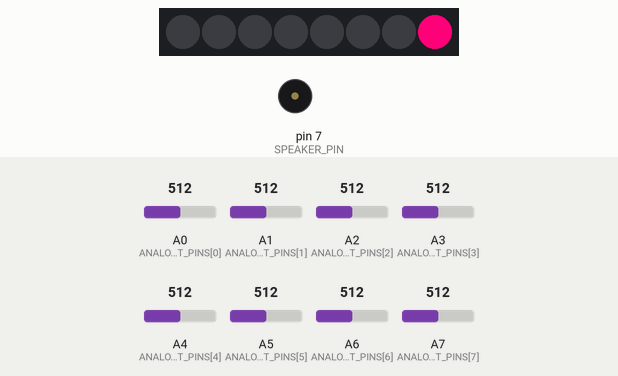
Simulated run of this sketch. Board: Arduino Nano, built with avr-gcc and run on an emulated ATmega328P. Parts: 8 RGB LEDs in strip order, left to right, buzzer (waves = sounding). The test bench sets the inputs (shaded band); at power-on: A0 (ANALOG_INPUT_PINS[0]) = 512, A2 (ANALOG_INPUT_PINS[2]) = 512, A4 (ANALOG_INPUT_PINS[4]) = 512, A1 (ANALOG_INPUT_PINS[1]) = 512, A3 (ANALOG_INPUT_PINS[3]) = 512, A5 (ANALOG_INPUT_PINS[5]) = 512, A6 (ANALOG_INPUT_PINS[6]) = 512, A7 (ANALOG_INPUT_PINS[7]) = 512.

Above: at 1.5 s.
2.9 s: A0 (ANALOG_INPUT_PINS[0]) set to 53
4.4 s: A0 (ANALOG_INPUT_PINS[0]) set to 45
At 5.9 s:
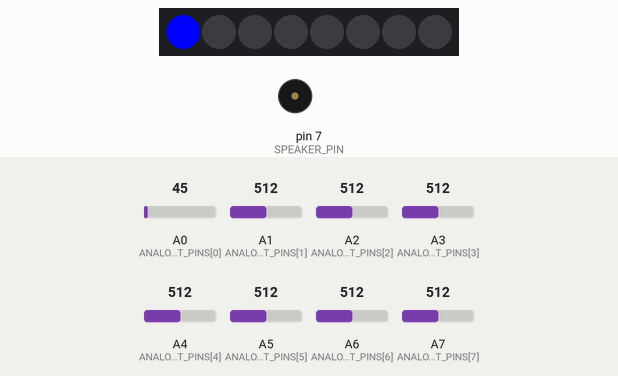
6.0 s: A2 (ANALOG_INPUT_PINS[2]) set to 55
7.5 s: A2 (ANALOG_INPUT_PINS[2]) set to 46
At 9.1 s:
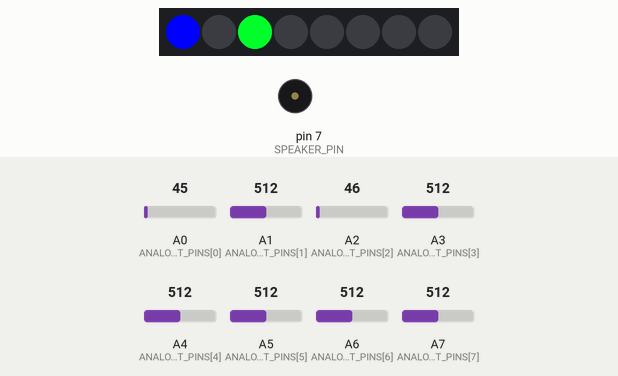
9.2 s: A4 (ANALOG_INPUT_PINS[4]) set to 56
10.7 s: A4 (ANALOG_INPUT_PINS[4]) set to 43
At 12.3 s:
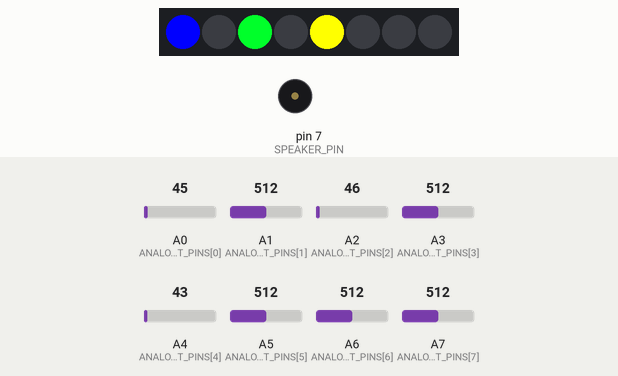
Timing chart, 0 to 13.4 s (numbered marks = the images above; inputs shaded):
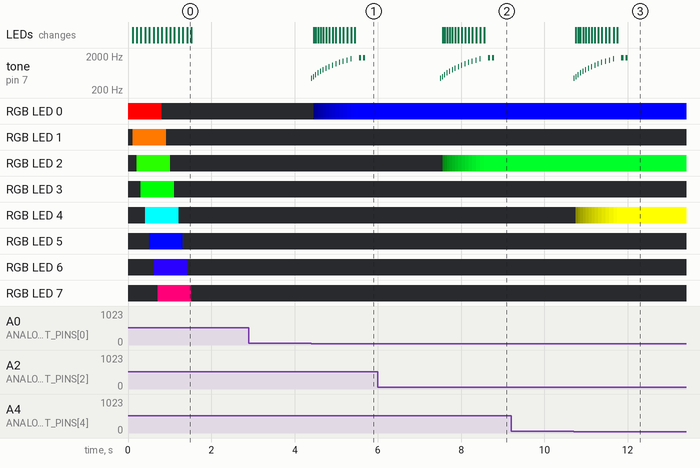

The sketch:

LightupTest.ino
```cpp
#include <Adafruit_NeoPixel.h>
#include "util_utils.h"

#define TURN_ON_OFF_SOUND

#define LED_PIN    6
#define SPEAKER_PIN 7

byte ANALOG_INPUT_PINS[] = {A0, A1, A2, A3, A4, A5, A6, A7 };

#define CANDLE_COUNT 8
#define LEDS_PER_CANDLE 1
#define SENSOR_TURN_ON_THRESHOLD 50
#define SENSOR_TURN_OFF_THRESHOLD 950
#define LIGHTUP_DURATION 1000
#define PUTOUT_DURATION 1000

#define MAX_INTENSITY 255
#define MIN_INTENSITY 0

Adafruit_NeoPixel strip(CANDLE_COUNT * LEDS_PER_CANDLE, LED_PIN, NEO_GRB + NEO_KHZ800);

long lightChangeTimestamp[CANDLE_COUNT] = { -1};
boolean candleIsLit[CANDLE_COUNT] = {false};
long ledColors[CANDLE_COUNT * LEDS_PER_CANDLE];
int candleStrength[CANDLE_COUNT] = {0};

void setup() {
  Serial.begin(115200);

  pinMode(SPEAKER_PIN, OUTPUT);
  strip.begin();
  strip.show();
  strip.setBrightness(255);
  for (int i = 0; i < strip.numPixels(); i++) {
    ledColors[i] = strip.gamma32(strip.ColorHSV(65536L / strip.numPixels() * i));
  }
  rainbow(100);
}

void loop() {
  for (int candle = 0; candle < sizeof(ANALOG_INPUT_PINS); ++candle) {
    if (!candleIsLit[candle]) {
      checkCandleOn(candle);
    }
    else {
      checkCandleOff(candle);
    }
  }
  delay(1);
}

void checkCandleOn(int candleIndex) {
  int sensorValue = analogRead(ANALOG_INPUT_PINS[candleIndex]);
  //Serial.print(sensorValue); Serial.print("\t");
  if (sensorValue < SENSOR_TURN_ON_THRESHOLD) {
    if (lightChangeTimestamp[candleIndex] > 0) {
      if ((millis() - lightChangeTimestamp[candleIndex]) > LIGHTUP_DURATION) {
        candleIsLit[candleIndex] = true;
        turnCandle(candleIndex, MAX_INTENSITY);
#ifdef TURN_ON_OFF_SOUND
        noTone(SPEAKER_PIN);
        delay(100);
#endif
        beep(2, 50, 50);
        lightChangeTimestamp[candleIndex] = -1;
      }
      else {
        int intensity = constrain(map((millis() - lightChangeTimestamp[candleIndex]), 0, LIGHTUP_DURATION, 0, 255), 0, 255);
        turnCandle(candleIndex, intensity);
#ifdef TURN_ON_OFF_SOUND
          tone(SPEAKER_PIN, 440 + 5 * intensity, 10);
          delay((int)fscale(0, 255, 40, 100, intensity, 2));
#endif
      }
    }
    else {
      lightChangeTimestamp[candleIndex] = millis();
    }
  }
  else {
    if (candleStrength[candleIndex] > 0) {
      turnCandle(candleIndex, candleStrength[candleIndex] - 1);
    }
    lightChangeTimestamp[candleIndex] = -1;
  }
}

void checkCandleOff(int candleIndex) {
  int sensorValue = analogRead(ANALOG_INPUT_PINS[candleIndex]);
  //Serial.print(sensorValue); Serial.print("\t");
  if (sensorValue > SENSOR_TURN_OFF_THRESHOLD) {
    if (lightChangeTimestamp[candleIndex] > 0) {
      if ((millis() - lightChangeTimestamp[candleIndex]) > PUTOUT_DURATION) {
        candleIsLit[candleIndex] = false;
        turnCandle(candleIndex, MIN_INTENSITY);
        lightChangeTimestamp[candleIndex] = -1;
#ifdef TURN_ON_OFF_SOUND
        noTone(SPEAKER_PIN);
#endif
      }
      else {
        int intensity = constrain(map((millis() - lightChangeTimestamp[candleIndex]), 0, PUTOUT_DURATION, 255, 0), 0, 255);
        turnCandle(candleIndex, intensity);
#ifdef TURN_ON_OFF_SOUND
          tone(SPEAKER_PIN, 440 + 5 * intensity, 10);
          delay((int)fscale(0, 255, 40, 100, intensity, 5));
          delay(20);
#endif
      }
    }
    else {
      lightChangeTimestamp[candleIndex] = millis();
    }
  }
  else {
    lightChangeTimestamp[candleIndex] = -1;
  }
}

void rainbow(int d) {
  for (int i = 0; i < strip.numPixels(); i++) { // For each pixel in strip...
    strip.setPixelColor(i, ledColors[i]);
    strip.show();
    delay(d);
  }
  for (int i = 0; i < strip.numPixels(); i++) {
    strip.setPixelColor(i, 0);
    strip.show();
    delay(d);
  }
}

void beep(int times, int onDuration, int offDuration) {
  for (int i = 0; i < times; ++i) {
    tone(SPEAKER_PIN, 1760, onDuration);
    delay(onDuration + offDuration);
  }
}

void turnCandle(int candle, int intensity) {
  candleStrength[candle] = intensity;
  for (int ledInCandle = 0; ledInCandle < LEDS_PER_CANDLE; ++ledInCandle) {
    int ledIndex = candle * LEDS_PER_CANDLE + ledInCandle;
    long col = ledColors[ledIndex];
    int r = ((ledColors[ledIndex] & 0xff) * intensity) / 255;
    int g = (((ledColors[ledIndex] >> 8) & 0xff) * intensity) / 255;
    int b = (((ledColors[ledIndex] >> 16) & 0xff) * intensity) / 255;
    col = strip.Color(r, g, b);
    strip.setPixelColor(ledIndex, col);
    strip.show();
  }
}
```

util_utils.h
```cpp
float fscale( float originalMin, float originalMax, float newBegin, float
              newEnd, float inputValue, float curve) {

  float OriginalRange = 0;
  float NewRange = 0;
  float zeroRefCurVal = 0;
  float normalizedCurVal = 0;
  float rangedValue = 0;
  boolean invFlag = 0;


  // condition curve parameter
  // limit range

  if (curve > 10) curve = 10;
  if (curve < -10) curve = -10;

  curve = (curve * -.1) ; // - invert and scale - this seems more intuitive - postive numbers give more weight to high end on output
  curve = pow(10, curve); // convert linear scale into lograthimic exponent for other pow function

  /*
    Serial.println(curve * 100, DEC);   // multply by 100 to preserve resolution
    Serial.println();
  */

  // Check for out of range inputValues
  if (inputValue < originalMin) {
    inputValue = originalMin;
  }
  if (inputValue > originalMax) {
    inputValue = originalMax;
  }

  // Zero Refference the values
  OriginalRange = originalMax - originalMin;

  if (newEnd > newBegin) {
    NewRange = newEnd - newBegin;
  }
  else
  {
    NewRange = newBegin - newEnd;
    invFlag = 1;
  }

  zeroRefCurVal = inputValue - originalMin;
  normalizedCurVal  =  zeroRefCurVal / OriginalRange;   // normalize to 0 - 1 float

  /*
    Serial.print(OriginalRange, DEC);
    Serial.print("   ");
    Serial.print(NewRange, DEC);
    Serial.print("   ");
    Serial.println(zeroRefCurVal, DEC);
    Serial.println();
  */

  // Check for originalMin > originalMax  - the math for all other cases i.e. negative numbers seems to work out fine
  if (originalMin > originalMax ) {
    return 0;
  }

  if (invFlag == 0) {
    rangedValue =  (pow(normalizedCurVal, curve) * NewRange) + newBegin;

  }
  else     // invert the ranges
  {
    rangedValue =  newBegin - (pow(normalizedCurVal, curve) * NewRange);
  }

  return rangedValue;
}
```

Measured:
- the behaviour switches between 50 and 49 on A0 (ANALOG_INPUT_PINS[0]) (found by bisection; images 0 and 1)
- the behaviour switches between 50 and 49 on A2 (ANALOG_INPUT_PINS[2]) (found by bisection; images 1 and 2)
- the behaviour switches between 50 and 49 on A4 (ANALOG_INPUT_PINS[4]) (found by bisection; images 2 and 3)
- after the input at 2.9 s, every drawn part: stays the same
- after the input at 4.4 s, tone on pin 7 (SPEAKER_PIN): plays 440 Hz for 0.01 s, 495 Hz for 0.01 s, 560 Hz for 0.01 s, 635 Hz for 0.01 s, 710 Hz for 0.01 s, 795 Hz for 0.01 s … (16 notes in this stretch), starting at once; the LEDs: first change after 0.06 s (image 1 shows a later state)
- after the input at 6.0 s, every drawn part: stays the same
- after the input at 7.5 s, tone on pin 7 (SPEAKER_PIN): plays 440 Hz for 0.01 s, 495 Hz for 0.01 s, 560 Hz for 0.01 s, 635 Hz for 0.01 s, 710 Hz for 0.01 s, 795 Hz for 0.01 s … (16 notes in this stretch), starting at once; the LEDs: first change after 0.06 s (image 2 shows a later state)
- after the input at 9.2 s, every drawn part: stays the same
- after the input at 10.7 s, tone on pin 7 (SPEAKER_PIN): plays 440 Hz for 0.01 s, 495 Hz for 0.01 s, 560 Hz for 0.01 s, 635 Hz for 0.01 s, 710 Hz for 0.01 s, 795 Hz for 0.01 s … (16 notes in this stretch), starting at once; the LEDs: first change after 0.06 s (image 3 shows a later state)
